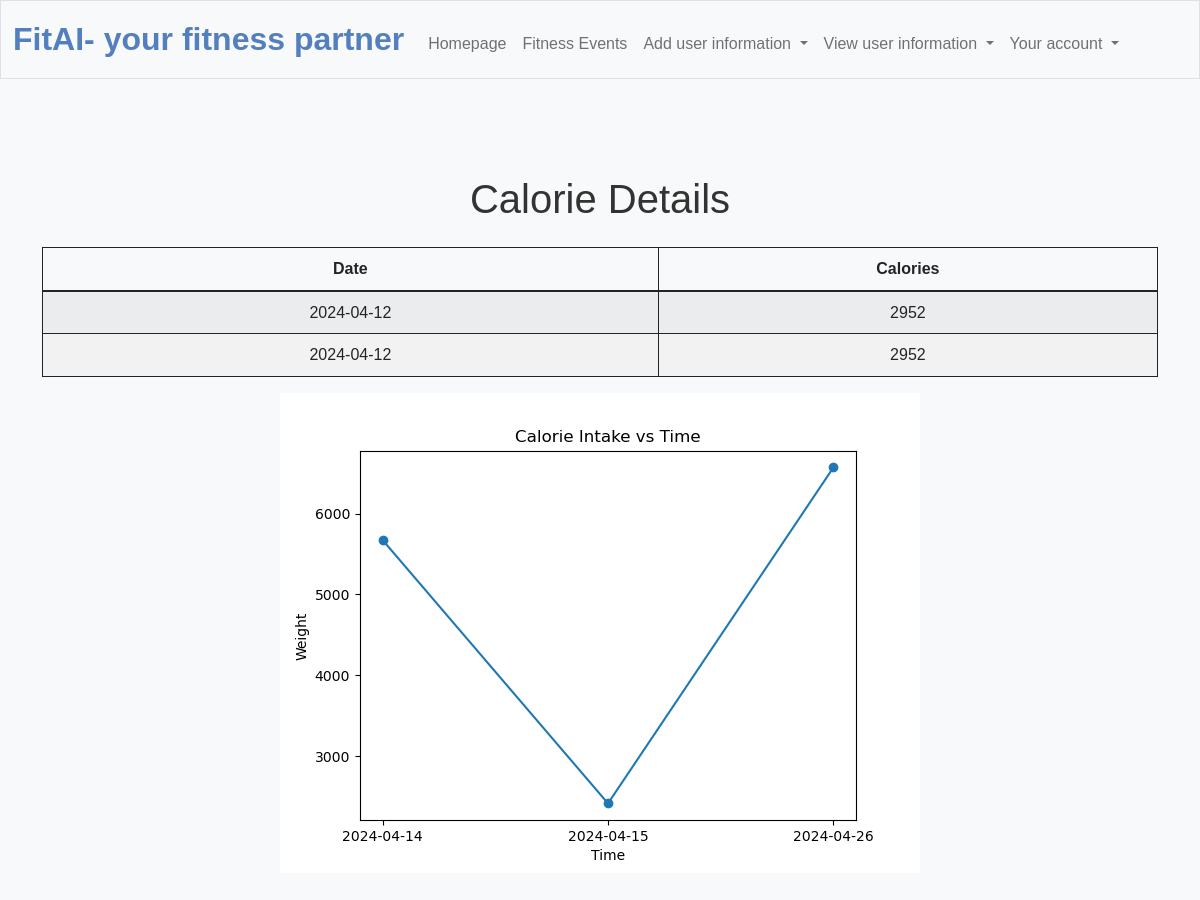
Before: /view_calories (signed in) with the older database file.
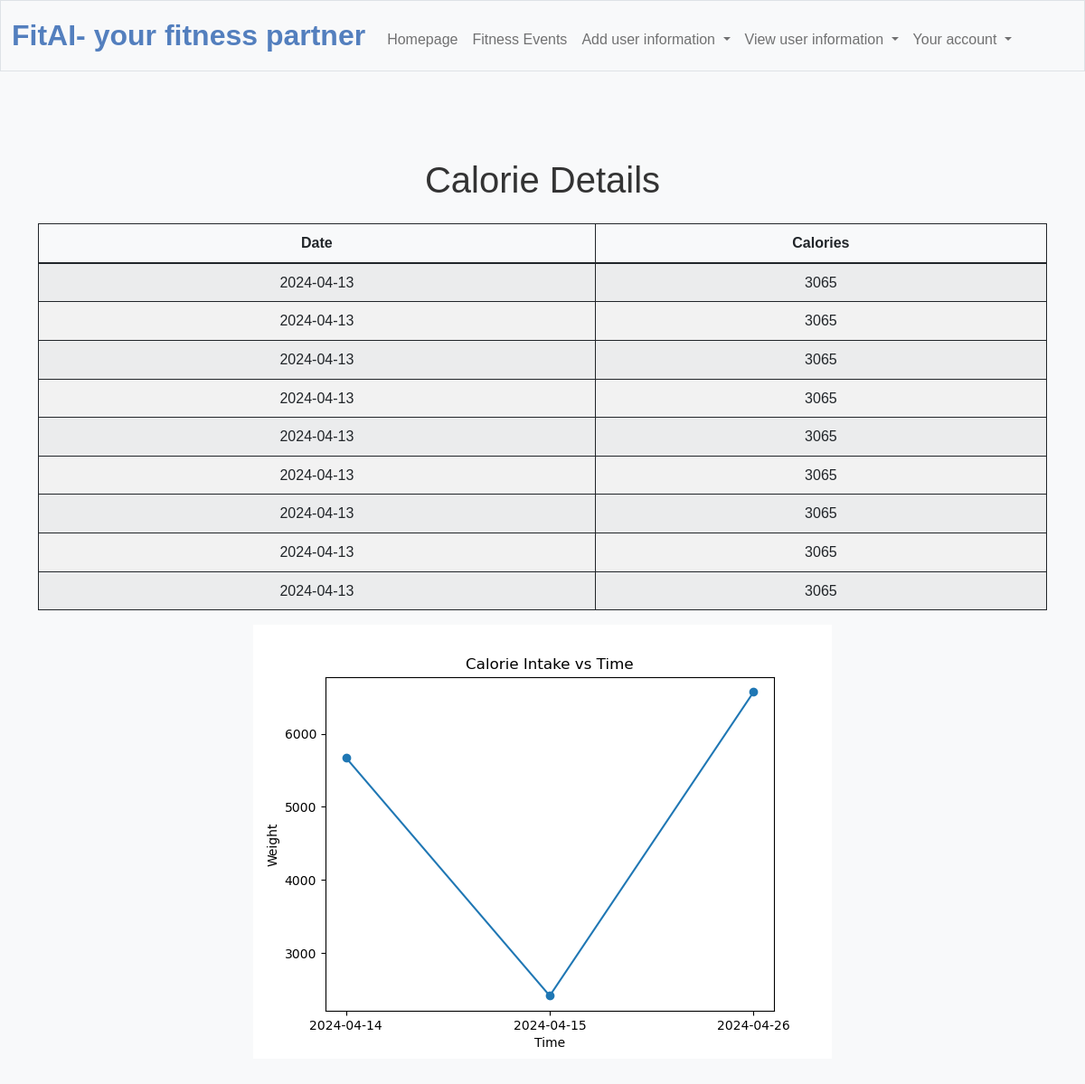
After: the same page with the newer database file.
### tables this page shows
CREATE TABLE calorie_details (
    id INTEGER PRIMARY KEY AUTOINCREMENT,
    user_id INTEGER,
    calories INTEGER,
    date_log TEXT,
    FOREIGN KEY (user_id) REFERENCES user(id)
);

### app.py (the view)
@app.route("/view_calories")
@login_required
def view_calories():
    calorie_details = db.execute("SELECT * FROM calorie_details WHERE user_id = ? ORDER BY date_log ASC", session["user_id"])
    x = list(db.execute("SELECT date_log FROM calorie_details WHERE user_id = ? ORDER BY date_log ASC", session["user_id"]))
    y = list(db.execute("SELECT calories FROM calorie_details WHERE user_id = ? ORDER BY date_log ASC", session["user_id"]))
    x = [date['date_log'] for date in x]
    y = [cal['calories'] for cal in y]
    print (x)
    print (y)
    plt.figure()
    plt.plot(x, y, marker='o', linestyle='-')  # 'o' marker for data points, '-' linestyle for lines
    plt.xlabel('Time')
    plt.ylabel('Weight')
    plt.title('Calorie Intake vs Time')
    current_directory = os.getcwd()
    plot_file_path = os.path.join(current_directory,"static",'plot_calories.png')
    file_path = plot_file_path  # Specify the path to your file
    if os.path.exists(file_path):
        os.remove(file_path)
        print(f"The file '{file_path}' has been deleted.")
    else:
        print(f"The file '{file_path}' does not exist.")
    plt.savefig(plot_file_path)
    return render_template("view_calories.html", calorie_details=calorie_details, plot_file_path=plot_file_path)

### app.py (called while the page is built)
@app.after_request
def after_request(response):
    response.headers["Cache-Control"] = "no-cache, no-store, must-revalidate"
    response.headers["Expires"] = 0
    response.headers["Pragma"] = "no-cache"
    return response

### helpers.py (called while the page is built)
def login_required(f):
    @wraps(f)
    def decorated_function(*args, **kwargs):
        if session.get("user_id") is None:
            return redirect("/login")
        return f(*args, **kwargs)
    return decorated_function

### templates/view_calories.html (shortened to what this page needs)
{% extends "layout.html" %}
{% block main %}
<div class="container mt-5">
    <h1 class="text-center mb-4">Calorie Details</h1>
    <table class="table table-striped">
        <thead>
            <tr>
                <th>Date</th>
                <th>Calories</th>
            </tr>
        </thead>
        <tbody>
            {% for detail in calorie_details %}
            <tr>
                <td>{{ detail.date_log }}</td>
                <td>{{ detail.calories }}</td>
            </tr>
            {% endfor %}
        </tbody>
    </table>
    <img src="{{ url_for('static', filename='plot_calories.png') }}" alt="Plot">
</div>
{% endblock %}

### templates/layout.html (shortened to what this page needs)
<!DOCTYPE html>
<html lang="en">
<head>
    <link href="https://cdn.jsdelivr.net/npm/bootstrap@5.1.3/dist/css/bootstrap.min.css" rel="stylesheet">
    <link href="/static/styles.css" rel="stylesheet">
</head>
    <body>
        <nav class="bg-light border navbar navbar-expand-md navbar-light">
            <div class="container-fluid">
                <a class="navbar-brand" href="/"><span class="blue">FitAI- your fitness partner</span></a>
                <div class="collapse navbar-collapse" id="navbar">
                    {% if session["user_id"] %}
                        <ul class="navbar-nav me-auto mt-2">
                            <li class="nav-item"><a class="nav-link" href="/homepage">Homepage</a></li>
                            <li class="nav-item"><a class="nav-link" href="/events">Fitness Events</a></li>
                            <li class="nav-item dropdown">
                                <a class="nav-link dropdown-toggle" href="#" id="dataDropdown" role="button" data-bs-toggle="dropdown" aria-expanded="false">
                                    Add user information
                                </a>
                            </li>
                            <li class="nav-item dropdown">
                                <a class="nav-link dropdown-toggle" href="#" id="viewDropdown" role="button" data-bs-toggle="dropdown" aria-expanded="false">
                                    View user information
                                </a>
                            </li>
                            <li class="nav-item dropdown">
                                <a class="nav-link dropdown-toggle" href="#" id="accountDropdown" role="button" data-bs-toggle="dropdown" aria-expanded="false">
                                    Your account
                                </a>
                                    <li><a class="dropdown-item" href="/changepwd">Change Password</a></li></li>
                                </ul>
                    {% else %}
                        <ul class="navbar-nav ms-auto mt-2">
                            <li class="nav-item"><a class="nav-link" href="/register">Register</a></li>
                            <li class="nav-item"><a class="nav-link" href="/login">Log In</a></li>
                        </ul>
                    {% endif %}
                </div>
            </div>
        </nav>
        <main class="container-fluid py-5 text-center">
            {% block main %}{% endblock %}
        </main>
    </body>
</html>

### static/styles.css (style rules this page uses)
nav .navbar-brand { font-size: xx-large; }
nav .navbar-brand .blue { color: #537fbe; }
table, td, th { border: 1px solid; }
td { text-align: center; }
tr:nth-child(even) { background-color: #f2f2f2; }

### templates/layout.html (style rules this page uses)
body { font-family: 'Roboto', sans-serif; line-height: 1.6; color: #333; background-color: #f4f4f4; margin: 0; padding: 0; }
body { background-color: #f8f9fa; font-family: 'Arial', sans-serif; }
.navbar-brand { font-weight: bold; color: #0056b3; }
.blue { color: #0056b3; }

Changed rows visible on the page:
removed calorie_details: date_log "2024-04-12", calories "2952"
removed calorie_details: date_log "2024-04-12", calories "2952"
added calorie_details: date_log "2024-04-13", calories "3065"
added calorie_details: date_log "2024-04-13", calories "3065"
added calorie_details: date_log "2024-04-13", calories "3065"
added calorie_details: date_log "2024-04-13", calories "3065"
added calorie_details: date_log "2024-04-13", calories "3065"
added calorie_details: date_log "2024-04-13", calories "3065"
added calorie_details: date_log "2024-04-13", calories "3065"
added calorie_details: date_log "2024-04-13", calories "3065"
added calorie_details: date_log "2024-04-13", calories "3065"
